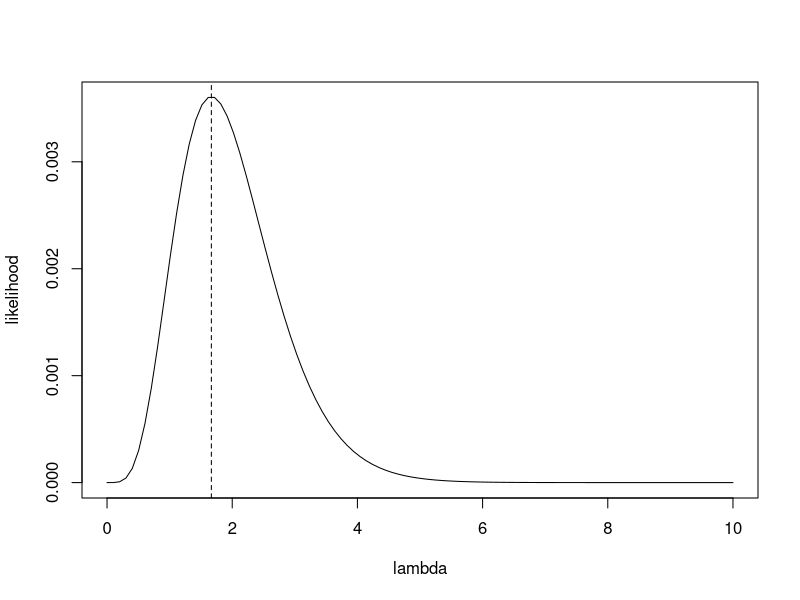
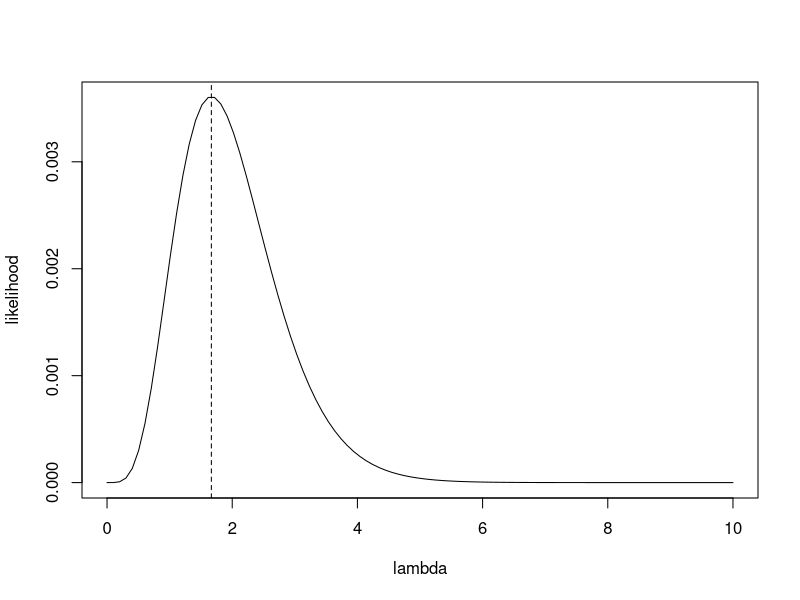

The R source for these figures, in order: (Note: this script raises an error after producing the figures.)
## ---- chunk 1
y <- c(4, 0, 1)
likelihood <- function (lambda) {
  probs <- dpois(y, lambda)
  prod(probs)
}
## ---- chunk 2
likelihood(1)
likelihood(0.5)
## ---- chunk 3
objective <- function(lambda) {
  -1 * likelihood(lambda)
}
optim(c(lambda = 0), objective)$par
## ---- chunk 4
lambda <- seq(0, 10, length.out = 100)
likelihood <- sapply(lambda, likelihood)
## ---- chunk 5
plot(likelihood ~ lambda, type = "l")
abline(v = 1.666667, lty = 2)
## ---- chunk 6
plot(likelihood ~ lambda, type = "l")
abline(v = 1.666667, lty = 2)
# whack a normal distribution on it
sry <- summary(glm(y ~ 1, family = poisson("identity")))
coef <- sry$coefficients[1:2]
normal_approx <- function (lambda) {
  dnorm(lambda, coef[1], coef[2])
}
norm <- sapply(lambdas, normal_approx)
norm <- max(likelihoods) * norm / max(norm) 
lines(norm ~ lambdas, col = "blue", lwd = 3)
## ---- chunk 7
x <- c()
## ---- chunk 8
x <- c(x, rpois(10, 15))
hist(x,
     col = "grey", border = "white",
     main = "",
     xlab = "posterior of a",
     xlim = c(0, 30))
## ---- chunk 9
x <- c(x, rpois(100, 15))
hist(x,
     col = "grey", border = "white",
     main = "",
     xlab = "posterior of a",
     xlim = c(0, 30))
## ---- chunk 10
x <- c(x, rpois(1000, 15))
hist(x,
     col = "grey", border = "white",
     main = "",
     xlab = "posterior of a",
     xlim = c(0, 30))
## ---- chunk 11
x <- c(x, rpois(10000, 15))
hist(x,
     col = "grey", border = "white",
     main = "",
     xlab = "posterior of a",
     xlim = c(0, 30))
